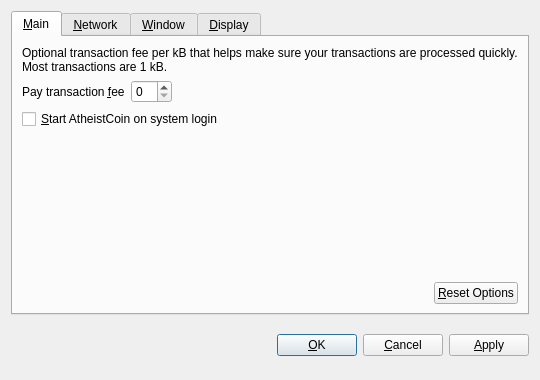
<?xml version="1.0" encoding="UTF-8"?>
<ui version="4.0">
 <class>OptionsDialog</class>
 <widget class="QDialog" name="OptionsDialog">
  <property name="geometry">
   <rect>
    <x>0</x>
    <y>0</y>
    <width>540</width>
    <height>380</height>
   </rect>
  </property>
  <property name="windowTitle">
   <string>Options</string>
  </property>
  <property name="modal">
   <bool>true</bool>
  </property>
  <layout class="QVBoxLayout" name="verticalLayout">
   <item>
    <widget class="QTabWidget" name="tabWidget">
     <property name="tabPosition">
      <enum>QTabWidget::North</enum>
     </property>
     <property name="currentIndex">
      <number>0</number>
     </property>
     <widget class="QWidget" name="tabMain">
      <attribute name="title">
       <string>&amp;Main</string>
      </attribute>
      <layout class="QVBoxLayout" name="verticalLayout_Main">
       <item>
        <widget class="QLabel" name="transactionFeeInfoLabel">
         <property name="text">
          <string>Optional transaction fee per kB that helps make sure your transactions are processed quickly. Most transactions are 1 kB.</string>
         </property>
         <property name="textFormat">
          <enum>Qt::PlainText</enum>
         </property>
         <property name="wordWrap">
          <bool>true</bool>
         </property>
        </widget>
       </item>
       <item>
        <layout class="QHBoxLayout" name="horizontalLayout_1_Main">
         <item>
          <widget class="QLabel" name="transactionFeeLabel">
           <property name="text">
            <string>Pay transaction &amp;fee</string>
           </property>
           <property name="textFormat">
            <enum>Qt::PlainText</enum>
           </property>
           <property name="buddy">
            <cstring>transactionFee</cstring>
           </property>
          </widget>
         </item>
         <item>
          <widget class="BitcoinAmountField" name="transactionFee"/>
         </item>
         <item>
          <spacer name="horizontalSpacer_1_Main">
           <property name="orientation">
            <enum>Qt::Horizontal</enum>
           </property>
           <property name="sizeHint" stdset="0">
            <size>
             <width>40</width>
             <height>20</height>
            </size>
           </property>
          </spacer>
         </item>
        </layout>
       </item>
       <item>
        <widget class="QCheckBox" name="bitcoinAtStartup">
         <property name="toolTip">
          <string>Automatically start AtheistCoin after logging in to the system.</string>
         </property>
         <property name="text">
          <string>&amp;Start AtheistCoin on system login</string>
         </property>
        </widget>
       </item>
       <item>
        <spacer name="verticalSpacer_Main">
         <property name="orientation">
          <enum>Qt::Vertical</enum>
         </property>
         <property name="sizeHint" stdset="0">
          <size>
           <width>20</width>
           <height>40</height>
          </size>
         </property>
        </spacer>
       </item>
       <item>
        <layout class="QHBoxLayout" name="horizontalLayout_2_Main">
         <item>
          <spacer name="horizontalSpacer_2_Main">
           <property name="orientation">
            <enum>Qt::Horizontal</enum>
           </property>
           <property name="sizeHint" stdset="0">
            <size>
             <width>40</width>
             <height>20</height>
            </size>
           </property>
          </spacer>
         </item>
         <item>
          <widget class="QPushButton" name="resetButton">
           <property name="toolTip">
            <string>Reset all client options to default.</string>
           </property>
           <property name="text">
            <string>&amp;Reset Options</string>
           </property>
           <property name="autoDefault">
            <bool>false</bool>
           </property>
          </widget>
         </item>
        </layout>
       </item>
      </layout>
     </widget>
     <widget class="QWidget" name="tabNetwork">
      <attribute name="title">
       <string>&amp;Network</string>
      </attribute>
      <layout class="QVBoxLayout" name="verticalLayout_Network">
       <item>
        <widget class="QCheckBox" name="mapPortUpnp">
         <property name="toolTip">
          <string>Automatically open the AtheistCoin client port on the router. This only works when your router supports UPnP and it is enabled.</string>
         </property>
         <property name="text">
          <string>Map port using &amp;UPnP</string>
         </property>
        </widget>
       </item>
       <item>
        <widget class="QCheckBox" name="connectSocks">
         <property name="toolTip">
          <string>Connect to the AtheistCoin network through a SOCKS proxy (e.g. when connecting through Tor).</string>
         </property>
         <property name="text">
          <string>&amp;Connect through SOCKS proxy:</string>
         </property>
        </widget>
       </item>
       <item>
        <layout class="QHBoxLayout" name="horizontalLayout_Network">
         <item>
          <widget class="QLabel" name="proxyIpLabel">
           <property name="text">
            <string>Proxy &amp;IP:</string>
           </property>
           <property name="textFormat">
            <enum>Qt::PlainText</enum>
           </property>
           <property name="buddy">
            <cstring>proxyIp</cstring>
           </property>
          </widget>
         </item>
         <item>
          <widget class="QValidatedLineEdit" name="proxyIp">
           <property name="maximumSize">
            <size>
             <width>140</width>
             <height>16777215</height>
            </size>
           </property>
           <property name="toolTip">
            <string>IP address of the proxy (e.g. 127.0.0.1)</string>
           </property>
          </widget>
         </item>
         <item>
          <widget class="QLabel" name="proxyPortLabel">
           <property name="text">
            <string>&amp;Port:</string>
           </property>
           <property name="textFormat">
            <enum>Qt::PlainText</enum>
           </property>
           <property name="buddy">
            <cstring>proxyPort</cstring>
           </property>
          </widget>
         </item>
         <item>
          <widget class="QLineEdit" name="proxyPort">
           <property name="maximumSize">
            <size>
             <width>55</width>
             <height>16777215</height>
            </size>
           </property>
           <property name="toolTip">
            <string>Port of the proxy (e.g. 9050)</string>
           </property>
          </widget>
         </item>
         <item>
          <widget class="QLabel" name="socksVersionLabel">
           <property name="text">
            <string>SOCKS &amp;Version:</string>
           </property>
           <property name="textFormat">
            <enum>Qt::PlainText</enum>
           </property>
           <property name="buddy">
            <cstring>socksVersion</cstring>
           </property>
          </widget>
         </item>
         <item>
          <widget class="QValueComboBox" name="socksVersion">
           <property name="toolTip">
            <string>SOCKS version of the proxy (e.g. 5)</string>
           </property>
          </widget>
         </item>
         <item>
          <spacer name="horizontalSpacer_Network">
           <property name="orientation">
            <enum>Qt::Horizontal</enum>
           </property>
           <property name="sizeHint" stdset="0">
            <size>
             <width>40</width>
             <height>20</height>
            </size>
           </property>
          </spacer>
         </item>
        </layout>
       </item>
       <item>
        <spacer name="verticalSpacer_Network">
         <property name="orientation">
          <enum>Qt::Vertical</enum>
         </property>
         <property name="sizeHint" stdset="0">
          <size>
           <width>20</width>
           <height>40</height>
          </size>
         </property>
        </spacer>
       </item>
      </layout>
     </widget>
     <widget class="QWidget" name="tabWindow">
      <attribute name="title">
       <string>&amp;Window</string>
      </attribute>
      <layout class="QVBoxLayout" name="verticalLayout_Window">
       <item>
        <widget class="QCheckBox" name="minimizeToTray">
         <property name="toolTip">
          <string>Show only a tray icon after minimizing the window.</string>
         </property>
         <property name="text">
          <string>&amp;Minimize to the tray instead of the taskbar</string>
         </property>
        </widget>
       </item>
       <item>
        <widget class="QCheckBox" name="minimizeOnClose">
         <property name="toolTip">
          <string>Minimize instead of exit the application when the window is closed. When this option is enabled, the application will be closed only after selecting Quit in the menu.</string>
         </property>
         <property name="text">
          <string>M&amp;inimize on close</string>
         </property>
        </widget>
       </item>
       <item>
        <spacer name="verticalSpacer_Window">
         <property name="orientation">
          <enum>Qt::Vertical</enum>
         </property>
         <property name="sizeHint" stdset="0">
          <size>
           <width>20</width>
           <height>40</height>
          </size>
         </property>
        </spacer>
       </item>
      </layout>
     </widget>
     <widget class="QWidget" name="tabDisplay">
      <attribute name="title">
       <string>&amp;Display</string>
      </attribute>
      <layout class="QVBoxLayout" name="verticalLayout_Display">
       <item>
        <layout class="QHBoxLayout" name="horizontalLayout_1_Display">
         <item>
          <widget class="QLabel" name="langLabel">
           <property name="text">
            <string>User Interface &amp;language:</string>
           </property>
           <property name="textFormat">
            <enum>Qt::PlainText</enum>
           </property>
           <property name="buddy">
            <cstring>lang</cstring>
           </property>
          </widget>
         </item>
         <item>
          <widget class="QValueComboBox" name="lang">
           <property name="toolTip">
            <string>The user interface language can be set here. This setting will take effect after restarting AtheistCoin.</string>
           </property>
          </widget>
         </item>
        </layout>
       </item>
       <item>
        <layout class="QHBoxLayout" name="horizontalLayout_2_Display">
         <item>
          <widget class="QLabel" name="unitLabel">
           <property name="text">
            <string>&amp;Unit to show amounts in:</string>
           </property>
           <property name="textFormat">
            <enum>Qt::PlainText</enum>
           </property>
           <property name="buddy">
            <cstring>unit</cstring>
           </property>
          </widget>
         </item>
         <item>
          <widget class="QValueComboBox" name="unit">
           <property name="toolTip">
            <string>Choose the default subdivision unit to show in the interface and when sending coins.</string>
           </property>
          </widget>
         </item>
        </layout>
       </item>
       <item>
        <widget class="QCheckBox" name="displayAddresses">
         <property name="toolTip">
          <string>Whether to show AtheistCoin addresses in the transaction list or not.</string>
         </property>
         <property name="text">
          <string>&amp;Display addresses in transaction list</string>
         </property>
        </widget>
       </item>
       <item>
        <spacer name="verticalSpacer_Display">
         <property name="orientation">
          <enum>Qt::Vertical</enum>
         </property>
         <property name="sizeHint" stdset="0">
          <size>
           <width>20</width>
           <height>40</height>
          </size>
         </property>
        </spacer>
       </item>
      </layout>
     </widget>
    </widget>
   </item>
   <item>
    <layout class="QHBoxLayout" name="horizontalLayout_Buttons">
     <item>
      <spacer name="horizontalSpacer_1">
       <property name="orientation">
        <enum>Qt::Horizontal</enum>
       </property>
       <property name="sizeHint" stdset="0">
        <size>
         <width>40</width>
         <height>48</height>
        </size>
       </property>
      </spacer>
     </item>
     <item>
      <widget class="QLabel" name="statusLabel">
       <property name="font">
        <font>
         <weight>75</weight>
         <bold>true</bold>
        </font>
       </property>
       <property name="text">
        <string/>
       </property>
       <property name="textFormat">
        <enum>Qt::PlainText</enum>
       </property>
       <property name="wordWrap">
        <bool>true</bool>
       </property>
      </widget>
     </item>
     <item>
      <spacer name="horizontalSpacer_2">
       <property name="orientation">
        <enum>Qt::Horizontal</enum>
       </property>
       <property name="sizeHint" stdset="0">
        <size>
         <width>40</width>
         <height>48</height>
        </size>
       </property>
      </spacer>
     </item>
     <item>
      <widget class="QPushButton" name="okButton">
       <property name="text">
        <string>&amp;OK</string>
       </property>
      </widget>
     </item>
     <item>
      <widget class="QPushButton" name="cancelButton">
       <property name="text">
        <string>&amp;Cancel</string>
       </property>
       <property name="autoDefault">
        <bool>false</bool>
       </property>
      </widget>
     </item>
     <item>
      <widget class="QPushButton" name="applyButton">
       <property name="text">
        <string>&amp;Apply</string>
       </property>
       <property name="autoDefault">
        <bool>false</bool>
       </property>
      </widget>
     </item>
    </layout>
   </item>
  </layout>
 </widget>
 <customwidgets>
  <customwidget>
   <class>BitcoinAmountField</class>
   <extends>QSpinBox</extends>
   <header>bitcoinamountfield.h</header>
   <container>1</container>
  </customwidget>
  <customwidget>
   <class>QValueComboBox</class>
   <extends>QComboBox</extends>
   <header>qvaluecombobox.h</header>
  </customwidget>
  <customwidget>
   <class>QValidatedLineEdit</class>
   <extends>QLineEdit</extends>
   <header>qvalidatedlineedit.h</header>
  </customwidget>
 </customwidgets>
 <resources/>
 <connections/>
</ui>
